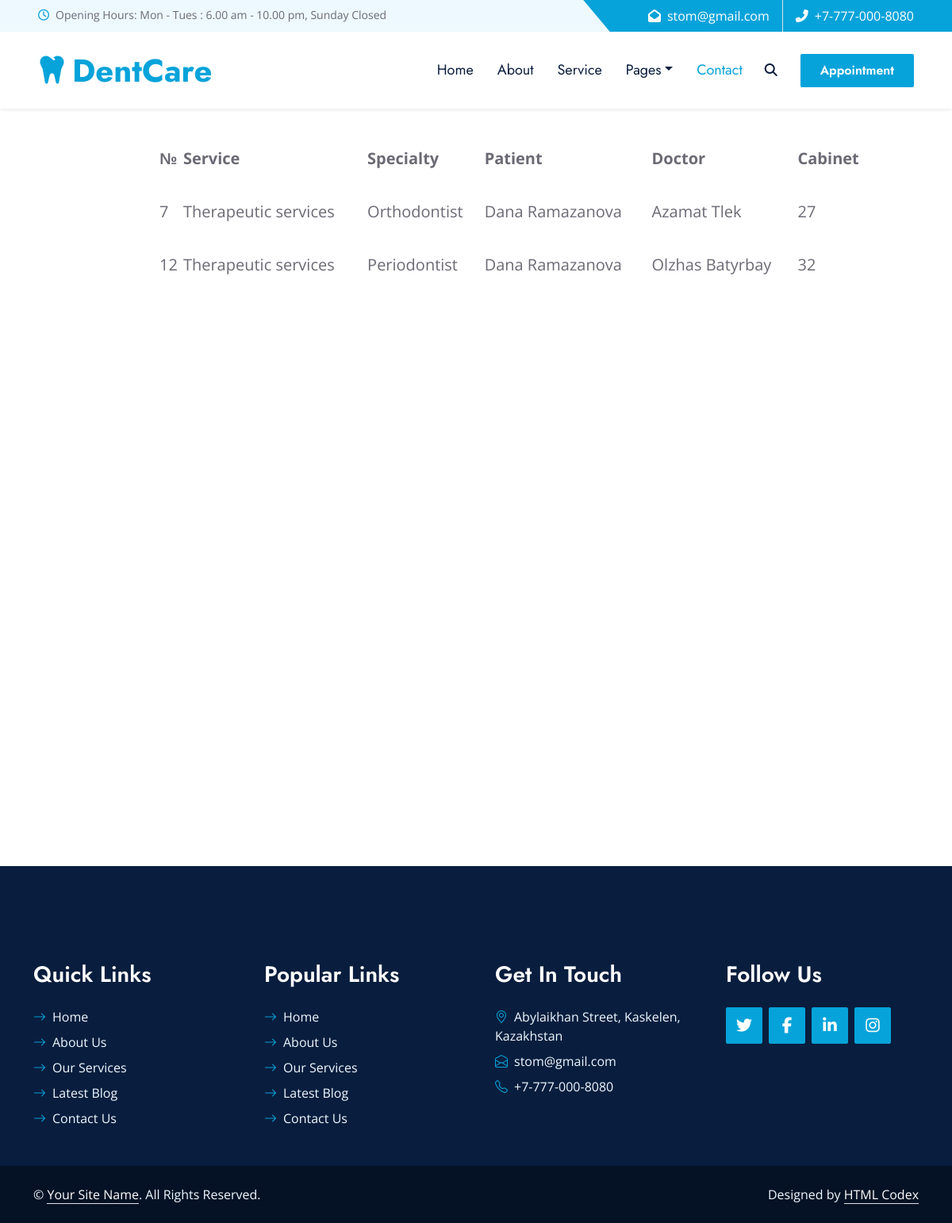
Page /app.html on the committed database.
### website/models.py (models this page shows)
class appointment(models.Model):
    number = models.IntegerField()
    service = models.CharField(max_length=20)
    specialty = models.CharField(max_length=20)
    patient = models.CharField(max_length=50)
    doctor = models.CharField(max_length=50)
    cabinet = models.IntegerField()

### website/views.py (the view)
# urls.py: path('app.html', views.app, name="app")
def app(request):
	app = appointment.objects.all
	name_inp = 'Dana Ramazanova'
	return render(request, 'app.html', {'app': app, 'name': name_inp})

### website/templates/app.html (shortened to what this page needs)
{% load static %}
<!DOCTYPE html>
<html lang="en">
<head>
    <link rel="stylesheet" href="{% static 'website/https://cdnjs.cloudflare.com/ajax/libs/font-awesome/5.10.0/css/all.min.css' %}">
    <link rel="stylesheet" href="{% static 'website/https://cdn.jsdelivr.net/npm/bootstrap-icons@1.4.1/font/bootstrap-icons.css' %}">
    <link rel="stylesheet" href="{% static 'website/lib/owlcarousel/assets/owl.carousel.min.css' %}" >
    <link rel="stylesheet" href="{% static 'website/lib/animate/animate.min.css' %}">
    <link rel="stylesheet" href="{% static 'website/lib/tempusdominus/css/tempusdominus-bootstrap-4.min.css' %}" />
    <link rel="stylesheet" href="{% static 'website/lib/twentytwenty/twentytwenty.css' %}" />
    <link rel="stylesheet" href="{% static 'website/css/bootstrap.min.css' %}">
    <link rel="stylesheet" href="{% static 'website/css/style.css' %}">
</head>
<body>
    <div class="container-fluid bg-light ps-5 pe-0 d-none d-lg-block">
        <div class="row gx-0">
            <div class="col-md-6 text-center text-lg-start mb-2 mb-lg-0">
                <div class="d-inline-flex align-items-center">
                    <small class="py-2"><i class="far fa-clock text-primary me-2"></i>Opening Hours: Mon - Tues : 6.00 am - 10.00 pm, Sunday Closed </small>
                </div>
            </div>
            <div class="col-md-6 text-center text-lg-end">
                <div class="position-relative d-inline-flex align-items-center bg-primary text-white top-shape px-5">
                    <div class="me-3 pe-3 border-end py-2">
                        <p class="m-0"><i class="fa fa-envelope-open me-2"></i>stom@gmail.com</p>
                    </div>
                    <div class="py-2">
                        <p class="m-0"><i class="fa fa-phone-alt me-2"></i>+7-777-000-8080</p>
                    </div>
                </div>
            </div>
        </div>
    </div>
    <nav class="navbar navbar-expand-lg bg-white navbar-light shadow-sm px-5 py-3 py-lg-0">
        <a href="index.html" class="navbar-brand p-0">
            <h1 class="m-0 text-primary"><i class="fa fa-tooth me-2"></i>DentCare</h1>
        </a>
        <div class="collapse navbar-collapse" id="navbarCollapse">
            <div class="navbar-nav ms-auto py-0">
                <a href="index.html" class="nav-item nav-link">Home</a>
                <a href="about.html" class="nav-item nav-link">About</a>
                <a href="service.html" class="nav-item nav-link">Service</a>
                <div class="nav-item dropdown">
                    <a href="#" class="nav-link dropdown-toggle" data-bs-toggle="dropdown">Pages</a>
                </div>
                <a href="contact.html" class="nav-item nav-link active">Contact</a>
            </div>
            <button type="button" class="btn text-dark" data-bs-toggle="modal" data-bs-target="#searchModal"><i class="fa fa-search"></i></button>
            <a href="appointment.html" class="btn btn-primary py-2 px-4 ms-3">Appointment</a>
        </div>
    </nav>
    <div class="tbl">
    <table>
        <tr>
            <th>№</th>
            <th>Service</th>
            <th>Specialty</th>
            <th>Patient</th>
            <th>Doctor</th>
            <th>Cabinet</th>
        </tr>
        {% for app in app %}
        {% if app.patient == name %}
        <tr>
            <td>{{app.number}}</td>
            <td>{{app.service}}</td>
            <td>{{app.specialty}}</td>
            <td>{{app.patient}}</td>
            <td>{{app.doctor}}</td>
            <td>{{app.cabinet}}</td>
        </tr>
        {% endif %}
        {% endfor %}
    </table>
</div>
    <div class="container-fluid bg-dark text-light py-5 wow fadeInUp" data-wow-delay="0.3s" style="margin-top: -75px;">
        <div class="container pt-5">
            <div class="row g-5 pt-4">
                <div class="col-lg-3 col-md-6">
                    <h3 class="text-white mb-4">Quick Links</h3>
                    <div class="d-flex flex-column justify-content-start">
                        <a class="text-light mb-2" href="#"><i class="bi bi-arrow-right text-primary me-2"></i>Home</a>
                        <a class="text-light mb-2" href="#"><i class="bi bi-arrow-right text-primary me-2"></i>About Us</a>
                        <a class="text-light mb-2" href="#"><i class="bi bi-arrow-right text-primary me-2"></i>Our Services</a>
                        <a class="text-light mb-2" href="#"><i class="bi bi-arrow-right text-primary me-2"></i>Latest Blog</a>
                        <a class="text-light" href="#"><i class="bi bi-arrow-right text-primary me-2"></i>Contact Us</a>
                    </div>
                </div>
                <div class="col-lg-3 col-md-6">
                    <h3 class="text-white mb-4">Popular Links</h3>
                    <div class="d-flex flex-column justify-content-start">
                        <a class="text-light mb-2" href="#"><i class="bi bi-arrow-right text-primary me-2"></i>Home</a>
                        <a class="text-light mb-2" href="#"><i class="bi bi-arrow-right text-primary me-2"></i>About Us</a>
                        <a class="text-light mb-2" href="#"><i class="bi bi-arrow-right text-primary me-2"></i>Our Services</a>
                        <a class="text-light mb-2" href="#"><i class="bi bi-arrow-right text-primary me-2"></i>Latest Blog</a>
                        <a class="text-light" href="#"><i class="bi bi-arrow-right text-primary me-2"></i>Contact Us</a>
                    </div>
                </div>
                <div class="col-lg-3 col-md-6">
                    <h3 class="text-white mb-4">Get In Touch</h3>
                    <p class="mb-2"><i class="bi bi-geo-alt text-primary me-2"></i>Abylaikhan Street, Kaskelen, Kazakhstan</p>
                    <p class="mb-2"><i class="bi bi-envelope-open text-primary me-2"></i>stom@gmail.com</p>
                    <p class="mb-0"><i class="bi bi-telephone text-primary me-2"></i>+7-777-000-8080</p>
                </div>
                <div class="col-lg-3 col-md-6">
                    <h3 class="text-white mb-4">Follow Us</h3>
                    <div class="d-flex">
                        <a class="btn btn-lg btn-primary btn-lg-square rounded me-2" href="#"><i class="fab fa-twitter fw-normal"></i></a>
                        <a class="btn btn-lg btn-primary btn-lg-square rounded me-2" href="#"><i class="fab fa-facebook-f fw-normal"></i></a>
                        <a class="btn btn-lg btn-primary btn-lg-square rounded me-2" href="#"><i class="fab fa-linkedin-in fw-normal"></i></a>
                        <a class="btn btn-lg btn-primary btn-lg-square rounded" href="#"><i class="fab fa-instagram fw-normal"></i></a>
                    </div>
                </div>
            </div>
        </div>
    </div>
    <div class="container-fluid text-light py-4" style="background: #051225;">
        <div class="container">
            <div class="row g-0">
                <div class="col-md-6 text-center text-md-start">
                    <p class="mb-md-0">&copy; <a class="text-white border-bottom" href="#">Your Site Name</a>. All Rights Reserved.</p>
                </div>
                <div class="col-md-6 text-center text-md-end">
                    <p class="mb-0">Designed by <a class="text-white border-bottom" href="https://htmlcodex.com">HTML Codex</a></p>
                </div>
            </div>
        </div>
    </div>
</body>
</html>

### static/website/css/style.css (style rules this page uses)
:root { --primary: #06A3DA; --secondary: #F57E57; --light: #EEF9FF; --dark: #091E3E; }
h1, h2, .font-weight-bold { font-weight: 700 !important; }
h3, h4, .font-weight-semi-bold { font-weight: 600 !important; }
.btn { font-family: 'Jost', sans-serif; font-weight: 600; transition: .5s; }
.btn-primary, .btn-secondary { color: #FFFFFF; }
.btn-lg-square { width: 46px; height: 46px; }
.btn-square, .btn-sm-square, .btn-lg-square { padding-left: 0; padding-right: 0; text-align: center; }
.top-shape::before { position: absolute; content: ""; width: 35px; height: 100%; top: 0; left: -17px; background: var(--primary); transform: skew(40deg); }
.navbar-light .navbar-nav .nav-link { font-family: 'Jost', sans-serif; padding: 35px 15px; font-size: 18px; color: var(--dark); outline: none; transition: .5s; }
.navbar-light .navbar-nav .nav-link:hover, .navbar-light .navbar-nav .nav-link.active { color: var(--primary); }

### website/templates/app.html (style rules this page uses)
.tbl { height: 1000px; }
table { width: 900px; height: 200px; font-size: 20px; margin: 30px 30px 30px 200px; border: 5px; border-color: black; }

### rows in the picture
appointment: number "7", service "Therapeutic services", specialty "Orthodontist", patient "Dana Ramazanova", doctor "Azamat Tlek", cabinet "27"
appointment: number "12", service "Therapeutic services", specialty "Periodontist", patient "Dana Ramazanova", doctor "Olzhas Batyrbay", cabinet "32"
